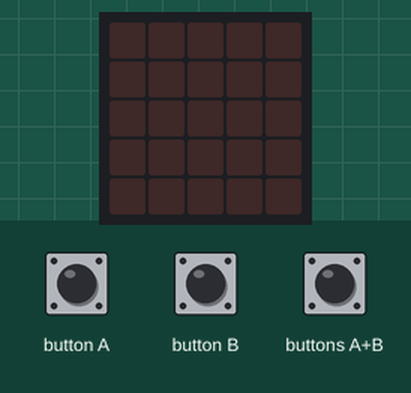
The program below on a simulated BBC micro:bit (MakeCode). Parts: the board's 5×5 LED display. The inputs (shaded band) are chosen by the test bench.

Above: at 1.2 s.
1.3 s: button A pressed for 0.15 s
At 1.7 s:
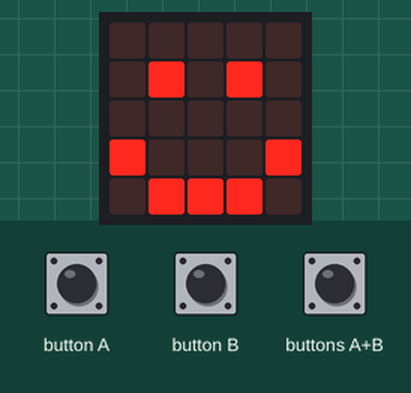
2.9 s: button B pressed for 0.15 s
At 4.1 s:
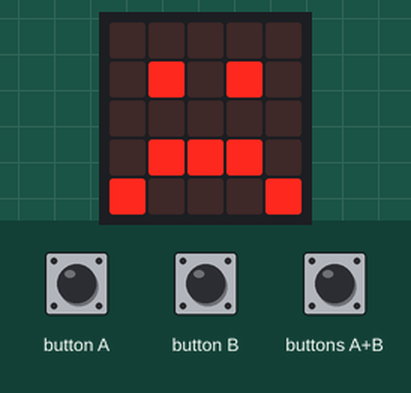
4.5 s: buttons A+B pressed for 0.15 s
At 5.4 s:
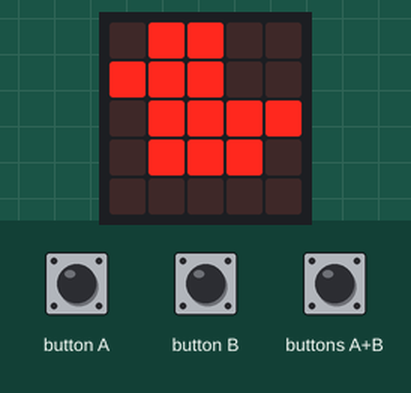
Timing chart, 0 to 7.5 s (numbered marks = the images above; inputs shaded):
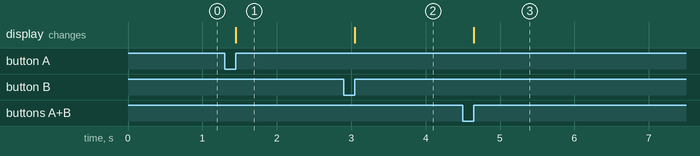

The program:

main.ts
```typescript
input.onButtonPressed(Button.A, function () {
    basic.showIcon(IconNames.Happy)
})
input.onButtonPressed(Button.AB, function () {
    basic.showIcon(IconNames.Duck)
})
input.onButtonPressed(Button.B, function () {
    basic.showIcon(IconNames.Sad)
})
```

test.ts
```typescript
// 在此处测试；当此软件包作为插件使用时，将不会编译此软件包。
```

Measured:
- after the input at 1.3 s, the display: changes after 0.15 s (image 1)
- after the input at 2.9 s, the display: changes after 0.15 s (image 2)
- after the input at 4.5 s, the display: changes after 0.15 s (image 3)
